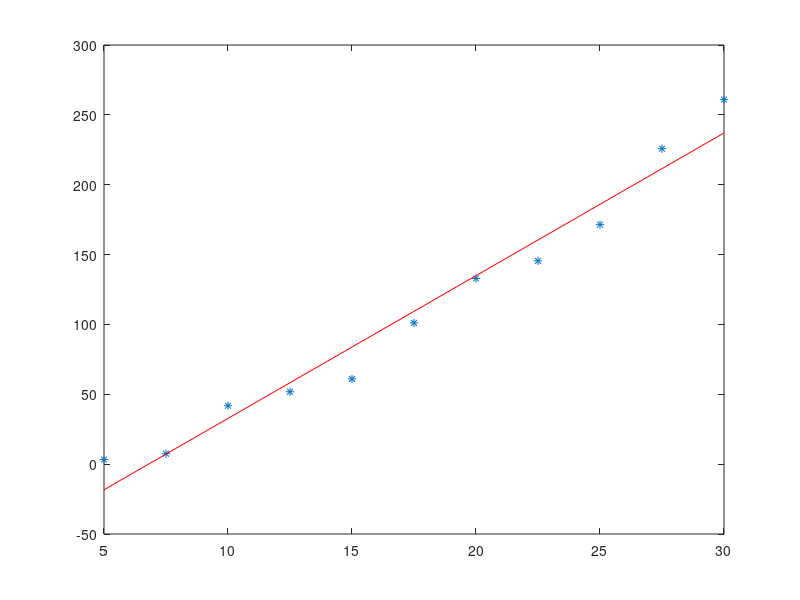

The MATLAB source for this figure:
##           Regressão Linear            ##
## Programado por: Gabriel Salateo Rosin ##

clear
clc
close

#Questão 1:
#Letra a:

x = [5;7.5;10;12.5;15;17.5;20;22.5;25;27.5;30];
y = [3.3;7.5;41.8;51.8;61;101.1;132.9;145.5;171.4;225.8;260.9];

n = length(x);

soma_x = sum(x);
soma_y = sum(y);

soma_x2 = 0;

for i = 1:length(x)
  soma_x2 = soma_x2 + (x(i)^2);
endfor

soma_xy = 0;
for i = 1:length(x)
  soma_xy = soma_xy + (x(i)*y(i));
endfor

a1 = (n*soma_xy - (soma_y*soma_x))/(n*soma_x2 - ((soma_x)^2));
a0 = (soma_y/n) - a1*(soma_x/n);

printf('\nLetra a:\n')
printf('A inclinacao encontrada vale %g e a interseccao com o eixo y vale %g\n\n\n', a1,a0)

#Letra b:

printf('Letra b:\n')

erros_absolutos = [];

for i = 1:n
  erro = abs(a0 + a1*x(i) - y(i));
  erros_absolutos = [erros_absolutos erro];
endfor

printf('\n erros absolutos :\n')

erros_absolutos'

erros_relativos = [];

for i = 1:n
  erro = abs(a0 + a1*x(i) - y(i))/y(i)*100;
  erros_relativos = [erros_relativos erro];
endfor

printf('\n erros percentuais :\n')

erros_relativos'

media_y = sum(y)/n;
desvios = 0;

for i = 1:n;
  desvios = desvios + ((y(i) - media_y)^2);
endfor

printf('\n')

DP = (desvios/(n-1))^0.5

printf('\n')

Sr = 0;

for i = 1:n
  Sr = Sr + ( y(i) - (a0 + a1*x(i)))^2
endfor

erro_padrao = (Sr/(n-2))^0.5

for i = 1:n
  reta(i) = a0 + a1*x(i);
endfor

reta'
plot(x,y,'*')
hold on
plot(x,reta,'r')

#Questão 2:
printf('\n Questão 2: \n')

t = (0:10:100)';
p =[ 0.94; 0.96; 1.0; 1.05; 1.07; 1.09; 1.14; 1.17; 1.21; 1.24; 1.28];

m = length(t);

soma_t = sum(t);
soma_p = sum(p);

soma_t2 = 0;

for i = 1:length(t)
  soma_t2 = soma_t2 + (t(i)^2);
endfor

soma_tp = 0;
for i = 1:length(t)
  soma_tp = soma_tp + (t(i)*p(i));
endfor

A1 = (n*soma_tp - (soma_p*soma_t))/(n*soma_t2 - ((soma_t)^2));
A0 = (soma_p/n) - A1*(soma_t/n);

printf('A inclinacao encontrada vale %g e a interseccao com o eixo y vale %g\n\n\n', A1,A0)

erros_absolutos = [];

for i = 1:n
  erro = abs(A0 + A1*t(i) - p(i));
  erros_absolutos = [erros_absolutos erro];
endfor

printf('\n erros absolutos :\n')

erros_absolutos'

erros_relativos = [];

for i = 1:n
  erro = abs(A0 + A1*t(i) - p(i))/p(i)*100;
  erros_relativos = [erros_relativos erro];
endfor

printf('\n erros percentuais :\n')

erros_relativos'

for i = 1:n
  reta(i) = A0 + A1*t(i);
endfor
